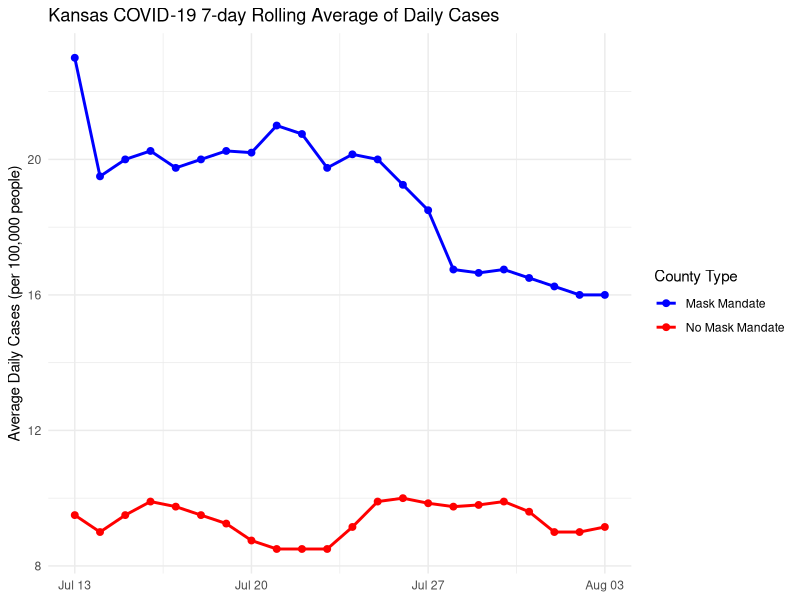
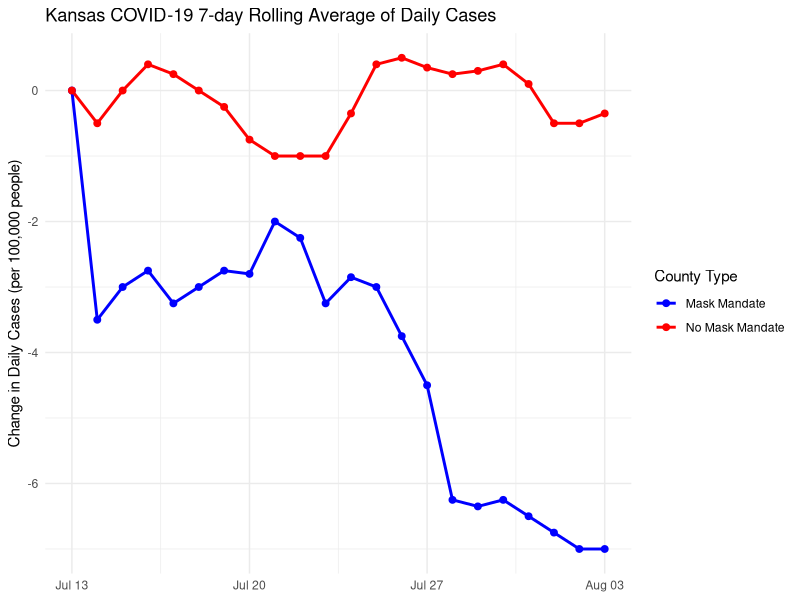

Reproduce these figures in R, in order.
## ---- chunk 1
library(tidyverse) 
## ---- chunk 2
library(tibble)
library(ggplot2)

df <- tribble(
  ~date, ~mask_count, ~nomask_count,
  "7/13/2020", 23, 9.5,
  "7/14/2020", 19.5, 9,
  "7/15/2020", 20, 9.5,
  "7/16/2020", 20.25, 9.9,
  "7/17/2020", 19.75, 9.75,
  "7/18/2020", 20, 9.5,
  "7/19/2020", 20.25, 9.25,
  "7/20/2020", 20.2, 8.75,
  "7/21/2020", 21, 8.5,
  "7/22/2020", 20.75, 8.5,
  "7/23/2020", 19.75, 8.5,
  "7/24/2020", 20.15, 9.15,
  "7/25/2020", 20, 9.9,
  "7/26/2020", 19.25, 10,
  "7/27/2020", 18.5, 9.85,
  "7/28/2020", 16.75, 9.75,
  "7/29/2020", 16.65, 9.8,
  "7/30/2020", 16.75, 9.9,
  "7/31/2020", 16.5, 9.6,
  "8/1/2020", 16.25, 9,
  "8/2/2020", 16, 9,
  "8/3/2020", 16, 9.15,
)

df_long <- df %>%
  pivot_longer(cols = c(mask_count, nomask_count), 
               names_to = "category", values_to = "count")

## ---- chunk 3

ggplot(df_long, aes(x = as.Date(date, format="%m/%d/%Y"), y = count, 
                    color = category, group = category)) +
  geom_line(size = 1) +  
  geom_point(size = 2) +  
  labs(title = "Kansas COVID-19 7-day Rolling Average of Daily Cases",
       x = NULL,  # Correct way to remove x-axis label
       y = "Average Daily Cases (per 100,000 people)",
       color = "County Type") + 
  scale_color_manual(values = c("mask_count" = "blue", "nomask_count" = "red"),
                     labels = c("mask_count" = "Mask Mandate", 
                                "nomask_count" = "No Mask Mandate")) +  
  theme_minimal()
## ---- chunk 4
library(dplyr)

df_long <- df_long %>%
  arrange(category, as.Date(date, format="%m/%d/%Y")) %>%  
  group_by(category) %>%  
  mutate(first_day_count = count[date == "7/13/2020"],  
         change_from_first = count - first_day_count) %>%  
  ungroup()
## ---- chunk 5
ggplot(df_long, aes(x = as.Date(date, format="%m/%d/%Y"), y = change_from_first, 
                    color = category, group = category)) +
  geom_line(size = 1) +  
  geom_point(size = 2) +  
  labs(title = "Kansas COVID-19 7-day Rolling Average of Daily Cases",
       x = NULL,  # Correct way to remove x-axis label
       y = "Change in Daily Cases (per 100,000 people)",
       color = "County Type") +  
  scale_color_manual(values = c("mask_count" = "blue", "nomask_count" = "red"),
                     labels = c("mask_count" = "Mask Mandate", 
                                "nomask_count" = "No Mask Mandate")) +  
  theme_minimal()
